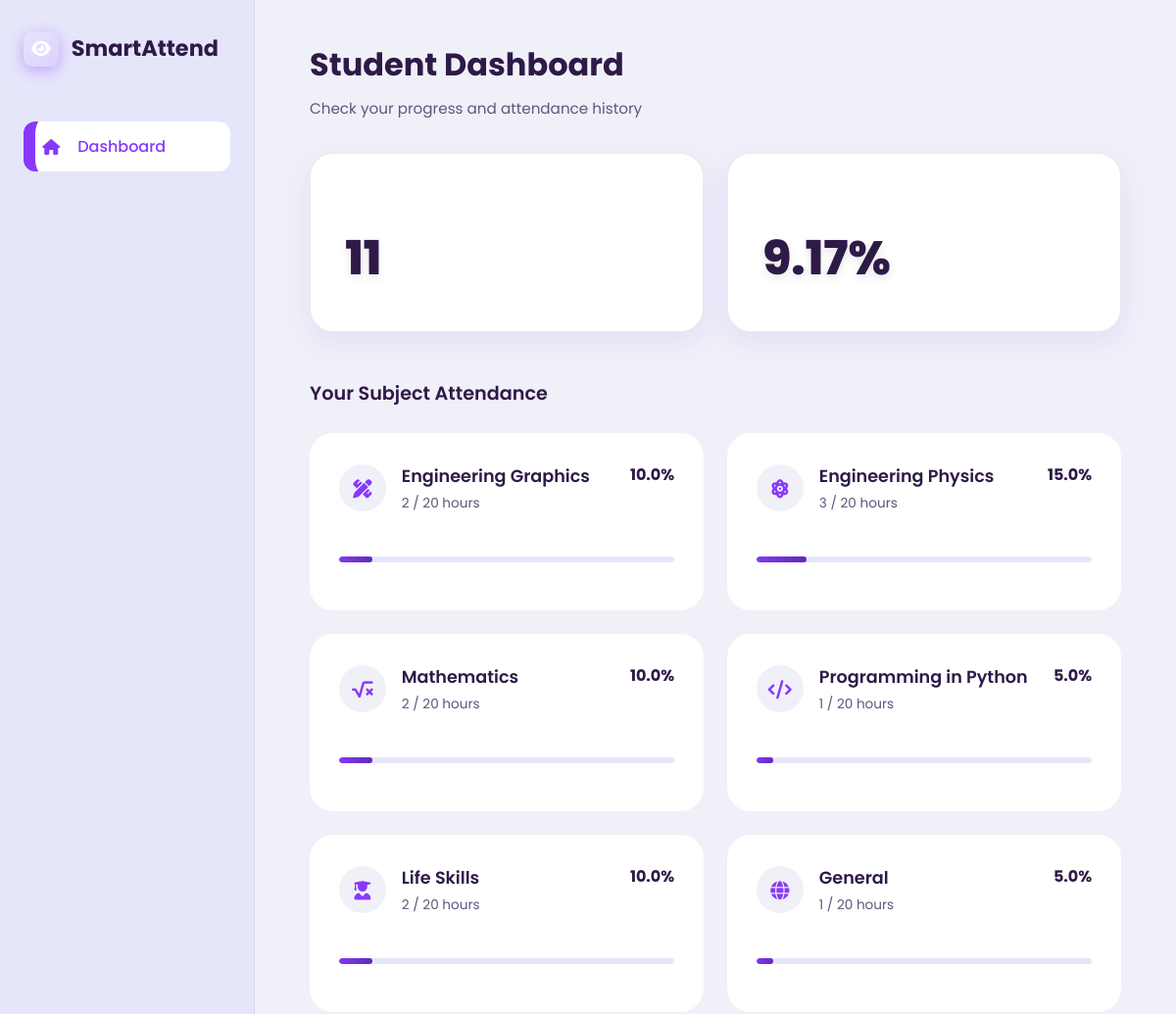
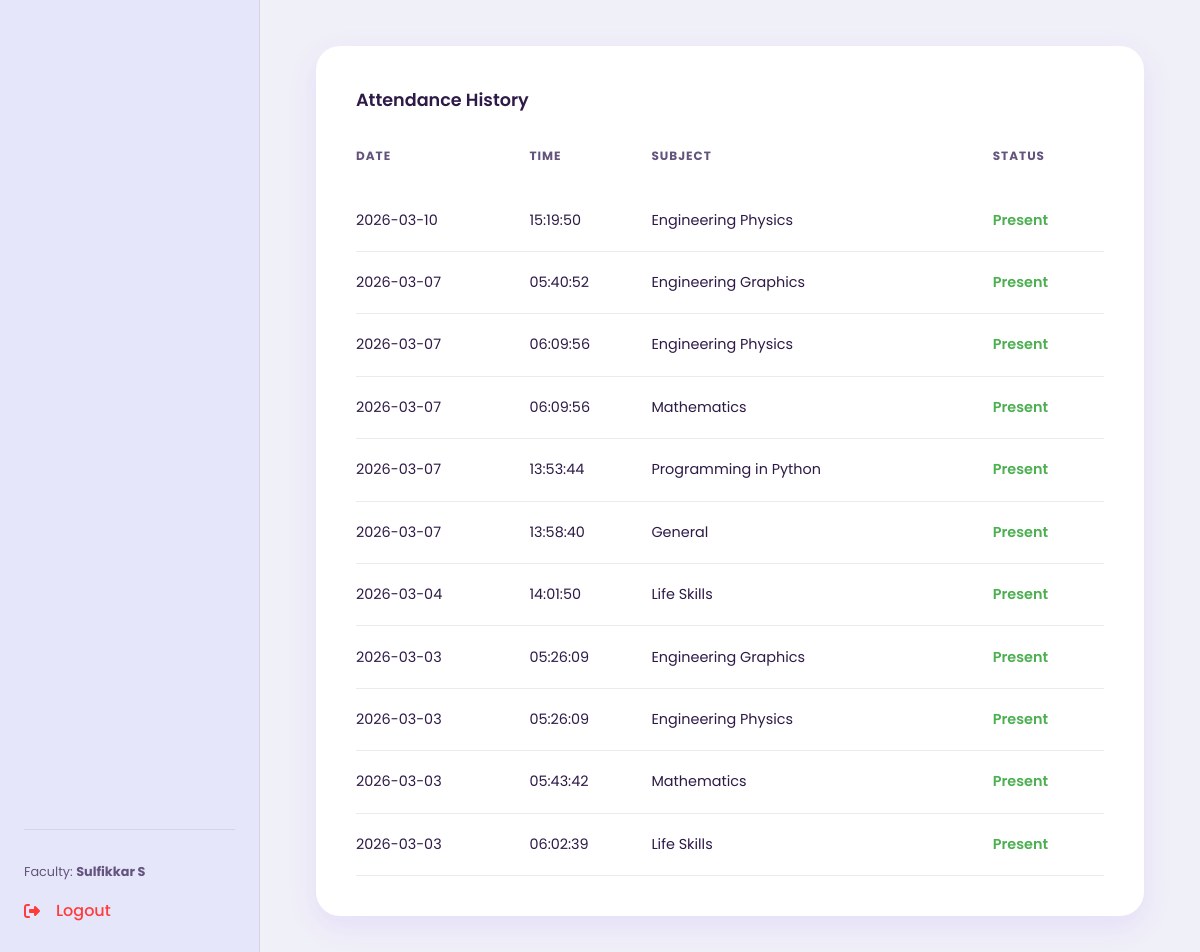
The app's page /dashboard/student (signed in) with its own data (2 pictures, top to bottom).
### models.py (models this page shows)
class User(UserMixin, db.Model):
    id = db.Column(db.Integer, primary_key=True)
    username = db.Column(db.String(150), unique=True, nullable=False) # e.g., student ID or teacher's username
    name = db.Column(db.String(150), nullable=False)
    password_hash = db.Column(db.String(256), nullable=False)
    role = db.Column(db.String(50), nullable=False) # 'teacher' or 'student'
    encodings = db.relationship('FaceEncoding', backref='user', lazy=True)
    attendances = db.relationship('Attendance', backref='user', lazy=True)

class Subject(db.Model):
    id = db.Column(db.Integer, primary_key=True)
    name = db.Column(db.String(150), unique=True, nullable=False)
    icon = db.Column(db.String(50), nullable=True) # E.g., font-awesome class or custom identifier
    total_hours = db.Column(db.Integer, nullable=False, default=20)
    attendances = db.relationship('Attendance', backref='subject', lazy=True)

class Attendance(db.Model):
    id = db.Column(db.Integer, primary_key=True)
    user_id = db.Column(db.Integer, db.ForeignKey('user.id'), nullable=False)
    subject_id = db.Column(db.Integer, db.ForeignKey('subject.id'), nullable=False)
    date = db.Column(db.Date, nullable=False, default=datetime.utcnow().date)
    time = db.Column(db.Time, nullable=False, default=datetime.utcnow().time)
    status = db.Column(db.String(50), nullable=False, default='Present')
    __table_args__ = (db.UniqueConstraint('user_id', 'subject_id', 'date', name='_user_subject_date_uc'),)

### app.py (the view)
@app.route('/dashboard/student')
@login_required
def student_dashboard():
    if current_user.role != 'student':
        return redirect(url_for('teacher_dashboard'))
    attendances = Attendance.query.filter_by(user_id=current_user.id).order_by(Attendance.date.desc()).all()
    total_attended = len(attendances)
    subjects = Subject.query.all()
    subject_attendance = []
    from sqlalchemy import func
    counts = db.session.query(
        Attendance.subject_id, func.count(Attendance.id)
    ).filter(Attendance.user_id == current_user.id).group_by(Attendance.subject_id).all()
    count_map = {sid: cnt for sid, cnt in counts}
    total_possible_hours = sum([s.total_hours for s in subjects]) or 1
    overall_percentage = (total_attended / float(total_possible_hours)) * 100
    for s in subjects:
        count = count_map.get(s.id, 0)
        pct = (count / float(s.total_hours)) * 100 if s.total_hours > 0 else 0
        subject_attendance.append({
            'subject': s,
            'count': count,
            'percentage': min(100.0, pct)
        })
    return render_template('student_dashboard.html',
                          attendances=attendances,
                          total_attended=total_attended,
                          overall_percentage=min(100.0, overall_percentage),
                          subject_attendance=subject_attendance)

### app.py (called while the page is built)
@login_manager.user_loader
def load_user(user_id):
    return User.query.get(int(user_id))

### templates/student_dashboard.html
{% extends "base.html" %}
{% block content %}
<header>
    <h1>Student Dashboard</h1>
    <p class="subtitle">Check your progress and attendance history</p>
</header>
<div class="stats-grid">
    <div class="stat-card">
        <div class="stat-label">Total Hours Attended</div>
        <div class="stat-value">{{ total_attended }}</div>
    </div>
    <div class="stat-card">
        <div class="stat-label">Overall Attendance</div>
        <div class="stat-value">{{ overall_percentage|round(2) }}%</div>
    </div>
</div>
<div class="subject-section-title">Your Subject Attendance</div>
<div class="subjects-grid">
    {% for item in subject_attendance %}
    <div class="subject-card">
        <div class="subject-header">
            <div style="display: flex; gap: 1rem; align-items: center;">
                <div class="subject-icon">
                    <i class="fas {{ item.subject.icon }}"></i>
                </div>
                <div>
                    <div class="subject-name">{{ item.subject.name }}</div>
                    <div class="subject-logs">{{ item.count }} / {{ item.subject.total_hours }} hours</div>
                </div>
            </div>
            <div class="subject-percentage">{{ item.percentage|round(2) }}%</div>
        </div>
        <div class="progress-bar-container">
            <div class="progress-bar-fill" style="width: {{ item.percentage }}%;"></div>
        </div>
    </div>
    {% endfor %}
</div>
<div class="table-section">
    <div class="table-header">Attendance History</div>
    <table>
        <thead>
            <tr>
                <th>Date</th>
                <th>Time</th>
                <th>Subject</th>
                <th>Status</th>
            </tr>
        </thead>
        <tbody>
            {% for att in attendances %}
            <tr>
                <td>{{ att.date.strftime('%Y-%m-%d') }}</td>
                <td>{{ att.time.strftime('%H:%M:%S') }}</td>
                <td>{{ att.subject.name }}</td>
                <td><span style="color: #4CAF50; font-weight: 600;">{{ att.status }}</span></td>
            </tr>
            {% else %}
            <tr>
                <td colspan="4" style="text-align: center; color: var(--text-muted); padding: 2rem;">No attendance
                    records found yet.</td>
            </tr>
            {% endfor %}
        </tbody>
    </table>
</div>
{% endblock %}

### templates/base.html (shortened to what this page needs)
<!DOCTYPE html>
<html lang="en">
<head>
    <link rel="stylesheet" href="https://cdnjs.cloudflare.com/ajax/libs/font-awesome/6.4.0/css/all.min.css">
    <link rel="stylesheet" href="{{ url_for('static', filename='css/style.css') }}">
</head>
<body>
    {% if current_user.is_authenticated %}
    <div class="app-container">
        <aside class="sidebar">
            <div class="sidebar-logo">
                <div class="logo-box">
                    <i class="fas fa-eye"></i>
                </div>
                <span>SmartAttend</span>
            </div>
            <nav class="nav-menu">
                {% if current_user.role == 'teacher' %}
                <a href="{{ url_for('teacher_dashboard') }}"
                    class="nav-link {% if request.endpoint == 'teacher_dashboard' %}active{% endif %}">
                    <i class="fas fa-home"></i>
                    <span class="nav-text">Dashboard</span>
                </a>
                <a href="{{ url_for('teacher_dashboard') }}"
                    class="nav-link {% if request.endpoint == 'take_attendance' %}active{% endif %}">
                    <i class="fas fa-expand"></i>
                    <span class="nav-text">Take Attendance</span>
                </a>
                <a href="{{ url_for('register_student') }}"
                    class="nav-link {% if request.endpoint == 'register_student' %}active{% endif %}">
                    <i class="fas fa-user-plus"></i>
                    <span class="nav-text">Register student</span>
                </a>
                <a href="{{ url_for('export_attendance') }}" class="nav-link">
                    <i class="fas fa-file-export"></i>
                    <span class="nav-text">Export report</span>
                </a>
                {% else %}
                <a href="{{ url_for('student_dashboard') }}" class="nav-link active">
                    <i class="fas fa-home"></i>
                    <span class="nav-text">Dashboard</span>
                </a>
                {% endif %}
            </nav>
            <div class="sidebar-footer">
                <div class="faculty-info">
                    Faculty: <b>{{ current_user.name }}</b>
                </div>
                <a href="{{ url_for('logout') }}" class="logout-link">
                    <i class="fas fa-sign-out-alt"></i>
                    <span class="nav-text">Logout</span>
                </a>
            </div>
        </aside>
        <main class="main-content">
            {% block content %}{% endblock %}
        </main>
    </div>
    {% else %}
    {% block auth_content %}{% endblock %}
    {% endif %}
</body>
</html>

### records on screen
User: name "Sulfikkar S"
Subject: subject.name "Engineering Graphics", subject.total_hours "20"
Subject: subject.name "Engineering Physics", subject.total_hours "20"
Subject: subject.name "Mathematics", subject.total_hours "20"
Subject: subject.name "Programming in Python", subject.total_hours "20"
Subject: subject.name "Life Skills", subject.total_hours "20"
Subject: subject.name "General", subject.total_hours "20"
Attendance: date "2026-03-10", time "15:19:50", subject.name "Engineering Physics", status "Present"
Attendance: date "2026-03-07", time "05:40:52", subject.name "Engineering Graphics", status "Present"
Attendance: date "2026-03-07", time "06:09:56", subject.name "Engineering Physics", status "Present"
Attendance: date "2026-03-07", time "06:09:56", subject.name "Mathematics", status "Present"
Attendance: date "2026-03-07", time "13:53:44", subject.name "Programming in Python", status "Present"
Attendance: date "2026-03-07", time "13:58:40", subject.name "General", status "Present"
Attendance: date "2026-03-04", time "14:01:50", subject.name "Life Skills", status "Present"
Attendance: date "2026-03-03", time "05:26:09", subject.name "Engineering Graphics", status "Present"
Attendance: date "2026-03-03", time "05:26:09", subject.name "Engineering Physics", status "Present"
Attendance: date "2026-03-03", time "05:43:42", subject.name "Mathematics", status "Present"
Attendance: date "2026-03-03", time "06:02:39", subject.name "Life Skills", status "Present"

### other values on screen
{{ total_attended }} "11"
{{ overall_percentage|round(2) }} "9.17"
{{ item.count }} "2" "3" "2" "1" "2" "1"
{{ item.percentage|round(2) }} "10.0" "15.0" "10.0" "5.0" "10.0" "5.0"
